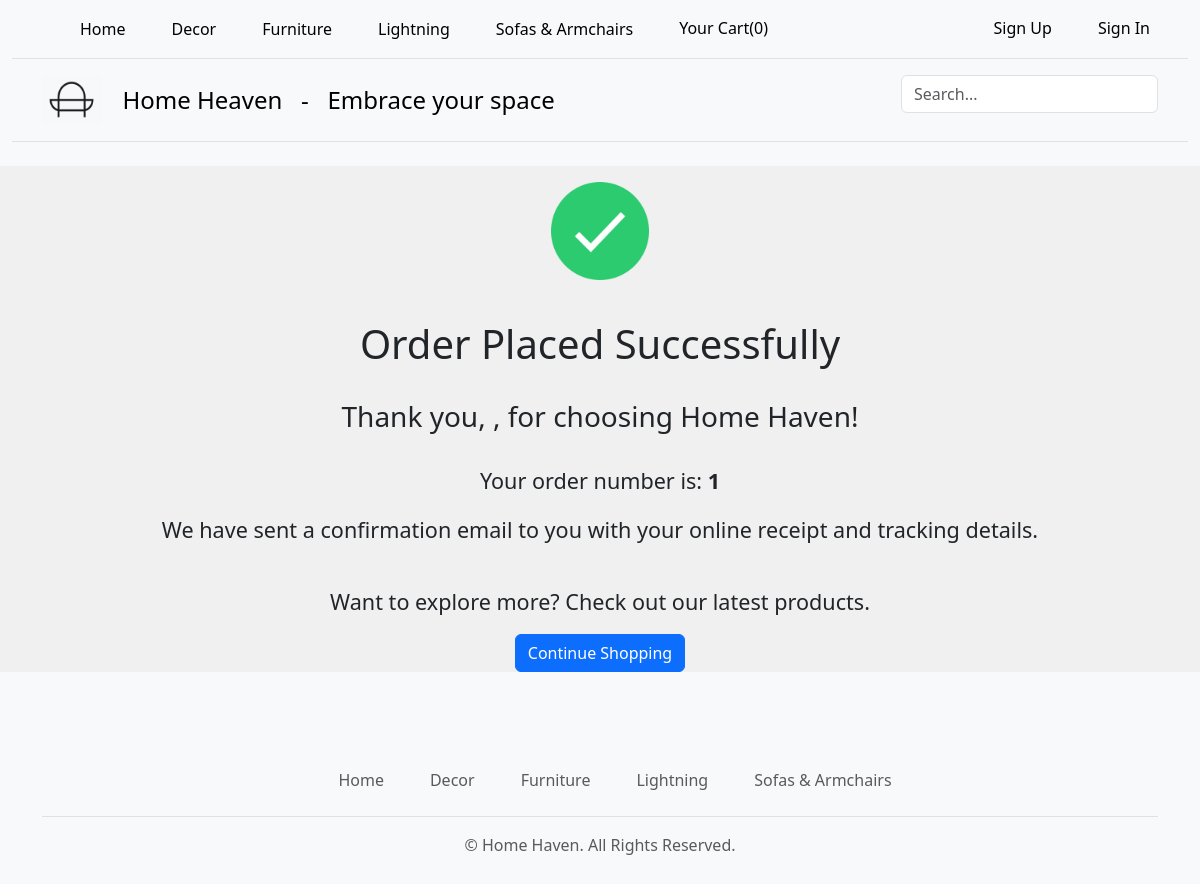
Screenshot of /order/thanks/1/ with the database file from the repository.
### shop/models.py (models this page shows, shortened)
class Category(models.Model):
    id = models.UUIDField(primary_key=True,default=uuid.uuid4,editable=False)
    name = models.CharField(max_length=250, unique=True)
    description = models.TextField(blank = True)
    image = models.ImageField(upload_to = 'category', blank=True)
    class Meta:
        ordering = ('name',)
        verbose_name = 'category'
        verbose_name_plural = 'categories'
    def get_absolute_url(self):
        return reverse('shop:products_by_category', args=[self.id])

### order/models.py (models this page shows, shortened)
class Order(models.Model):
    token = models.CharField(max_length=250, blank=True)
    total = models.DecimalField(max_digits=10, decimal_places=2,
    verbose_name='Euro Order Total')
    emailAddress = models.EmailField(max_length=250, blank=True,
    verbose_name='Email Address')
    created = models.DateTimeField(auto_now_add=True)
    billingName = models.CharField(max_length=250, blank=True)
    billingAddress1 = models.CharField(max_length=250, blank=True)
    billingCity = models.CharField(max_length=250, blank=True)
    billingPostcode = models.CharField(max_length=10, blank=True)
    billingCountry = models.CharField(max_length=200, blank=True)
    shippingName = models.CharField(max_length=250, blank=True)
    shippingAddress1 = models.CharField(max_length=250, blank=True)
    shippingCity = models.CharField(max_length=250, blank=True)
    shippingPostcode = models.CharField(max_length=10, blank=True)
    shippingCountry = models.CharField(max_length=200, blank=True)
    voucher = models.ForeignKey(Voucher,
    related_name='orders',
    null=True,
    blank=True,
    on_delete=models.SET_NULL)
    discount = models.DecimalField(decimal_places=1, max_digits=10, default = 0, validators=[MinValueValidator(0), MaxValueValidator(100)])
    class Meta:
        db_table = 'Order'
        ordering = ['-created']

### order/views.py (the view)
# urls.py: path("thanks/<int:order_id>/", views.thanks_page, name="thanks"),
def thanks_page(request, order_id):
    if order_id:
        customer_order = get_object_or_404(Order, id=order_id)
    return render(request, 'thanks.html',{'customer_order': customer_order})

### cart/context_processors.py (called while the page is built)
def counter(request):
    item_count = 0
    if 'admin' in request.path:
        return {}
    try:
        cart = Cart.objects.get(cart_id=_cart_id(request))
        cart_items = CartItem.objects.filter(cart=cart)
        item_count = sum(cart_item.quantity for cart_item in cart_items)
    except Cart.DoesNotExist:
        item_count = 0
    return {'item_count': item_count}

### cart/views.py (called while the page is built)
def _cart_id(request):
    cart = request.session.session_key
    if not cart:
        cart = request.session.create()
    return cart

### shop/context_processors.py (called while the page is built)
def menu_links(request):
    categories = Category.objects.all()
    return {'categories':categories}

### order/templates/thanks.html (shortened to what this page needs)
{% extends "base.html" %}
{% load static %}
{% block content %}
<div>
    <div class="info-box text-center">
        <img src="{% static 'images/checkmark.png' %}" alt="Checkmark Icon" class="checkmark-icon p-3" style="width: 130px; height: 130px;">
        <br>
        <br>
        <h1 class="text-center">
            Order Placed Successfully
        </h1>
        <br>
        <h3 class="text-center">
            Thank you, {{ user.username }}, for choosing Home Haven!
        </h3>
        <br>
        <p>Your order number is: <b>{{ customer_order.id }}</b></p>
        <p>We have sent a confirmation email to you with your online receipt and tracking details.</p>
        <br>
        <p>Want to explore more? Check out our latest products.</p>
        <a href="/" class="btn btn-primary">Continue Shopping</a>
    </div>
</div>
<br>
<br>
{% endblock %}

### shop/templates/navbar.html (shortened to what this page needs)
{% load static %}
<nav class="py-2 bg-body-tertiary border-bottom">
    <div class="container d-flex flex-wrap">
      <ul class="nav me-auto">
        <li class="nav-item"><a href="{% url 'shop:home' %}" class="nav-link link-body-emphasis px-2 active" aria-current="page">Home</a></li>
        {% for cat in categories %}
        <li class="nav-item"><a  href="{{cat.get_absolute_url}}" class="nav-link link-body-emphasis px-2">{{cat.name}}</a></li>
        {% endfor %}
        <li class="nav-item text-center">
          <a class="nav-link link-body-emphasis px-2" href="{% url 'cart:cart_detail' %}">Your Cart({{ item_count|default:"0" }})</a>
        </li>
      </ul>
      <ul class="nav">
        {% if user and user.is_authenticated %}
        <li class="nav-item">
          <div class="dropdown" >
            <a href="{% url 'profile_view' user.profile.pk %}"class="nav-link" role="button" style="color:black;">
              Welcome, {{ user.username }} <ion-icon name="caret-down-outline"></ion-icon>
            </a>
            <div class="dropdown-menu">
              <a href="{% url 'profile_view' user.profile.pk %}" class="dropdown-item" style="color:black;">Profile</a>
              <a href="{% url 'order:order_history' %}" class="dropdown-item" style="color:black;">Order History</a>
              {% if user.user_type == 'manager' %}
              <a href="{% url 'admin:index' %}" class="dropdown-item" style="color:black;">Admin</a>
              {% endif %}
            </div>
          </div>
        </li>
        <li class="nav-item">
          <a href="{% url 'logout' %}" class="nav-link link-body-emphasis px-2">Sign Out <ion-icon
              name="exit-outline"></ion-icon></a>
        </li>
        {% else %}
        <li class="nav-item">
          <a href="{% url 'signup' %}" class="nav-link link-body-emphasis px-2">Sign Up </a>
        </li>
        <li class="nav-item">
          <a href="{% url 'login' %}" class="nav-link link-body-emphasis px-2">Sign In </a>
        </li>
        {% endif %}
      </ul>
    </div>
  </nav>
  <header class="py-3 mb-4 border-bottom">
    <div class="container d-flex flex-wrap justify-content-center">
      <a href="/" class="d-flex align-items-center mb-3 mb-lg-0 me-lg-auto link-body-emphasis text-decoration-none">
        <img src="{% static 'images/logo2.png' %}" alt="Home Decoration Store" class="bi me-2" width="60" height="50">
        <span class="fs-4">&nbsp&nbspHome Heaven &nbsp&nbsp- &nbsp Embrace your space</span>
      </a>
      <form class="col-12 col-lg-auto mb-3 mb-lg-0" role="search" method="POST" action="{% url 'search-view' %}">
        <input
            class="form-control"
            type="search"
            placeholder="Search..."
            name="search_query"
            aria-label="Search"
        >
     </form>
    </div>
  </header>

### shop/templates/footer.html
<div class="container">
  <footer class="py-3 my-4">
    <ul class="nav justify-content-center border-bottom pb-3 mb-3">
      <li class="nav-item"><a href="#" class="nav-link px-2 text-muted">Home</a></li>
      {% for cat in categories %}
      <li class="nav-item"><a href="{{cat.get_absolute_url}}" class="nav-link px-2 text-muted">{{cat.name}}</a></li>
      {% endfor %}
    </ul>
    <p class="text-center text-muted">© Home Haven. All Rights Reserved.</p>
  </footer>
</div>

### static/css/custom.css (style rules this page uses)
.container { max-width: 1200px; margin: 0 auto; padding: 0 20px; }
.info-box { background-color: rgb(240,240,240); }
.info-box p { font-size: 135%; }
.nav-item { position: relative; text-decoration: none; margin-left: 30px; list-style: none; display: flex; align-items: center; }
.nav-item a { text-decoration: none; color: #2569fa; }

### rows the page displays
Category: name "Decor"
Category: name "Furniture"
Category: name "Lightning"
Category: name "Sofas & Armchairs"
Order: id "1"

### other values shown
{{ item_count|default:"0" }} "0"
